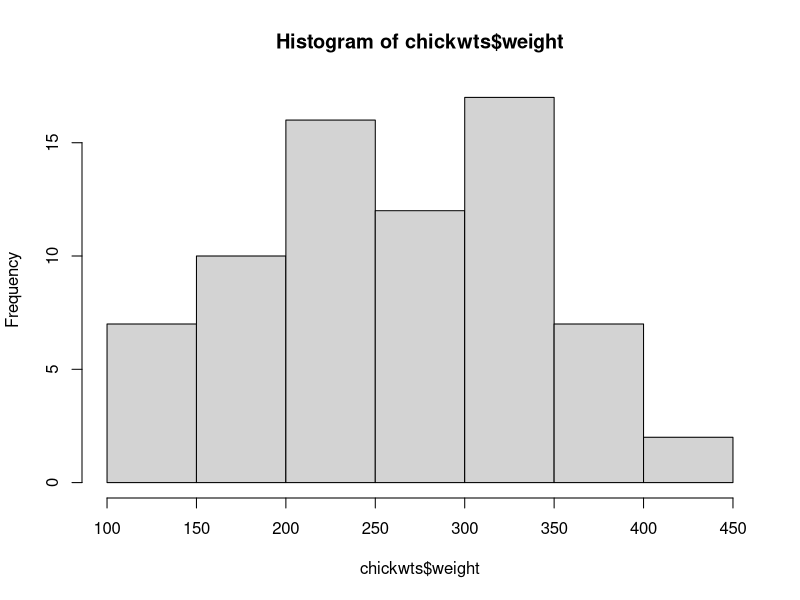
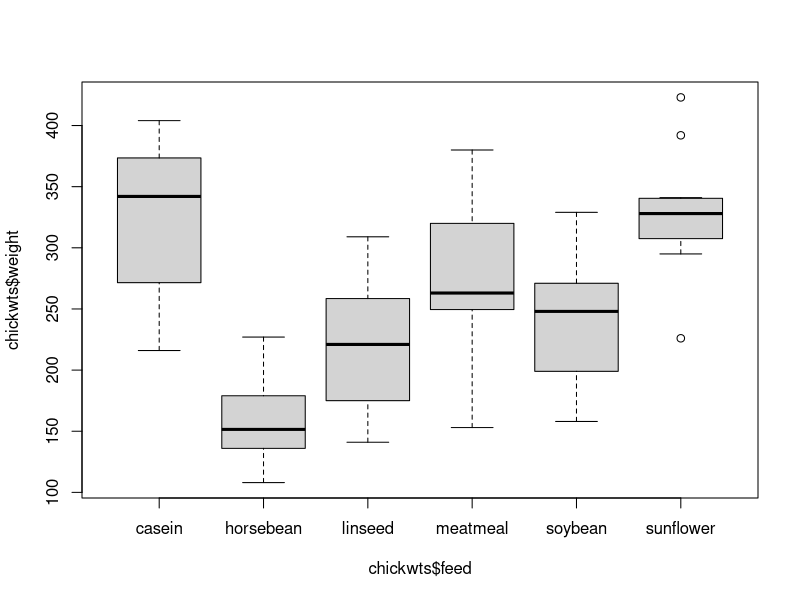
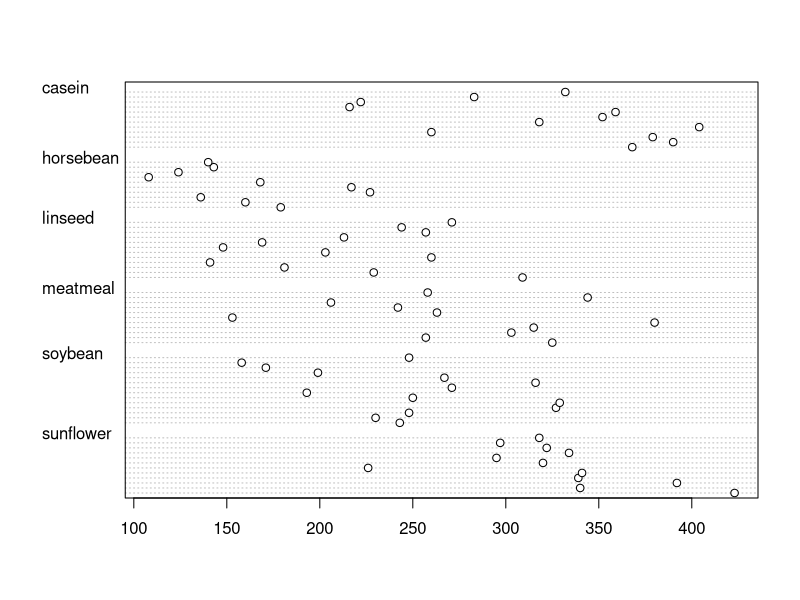
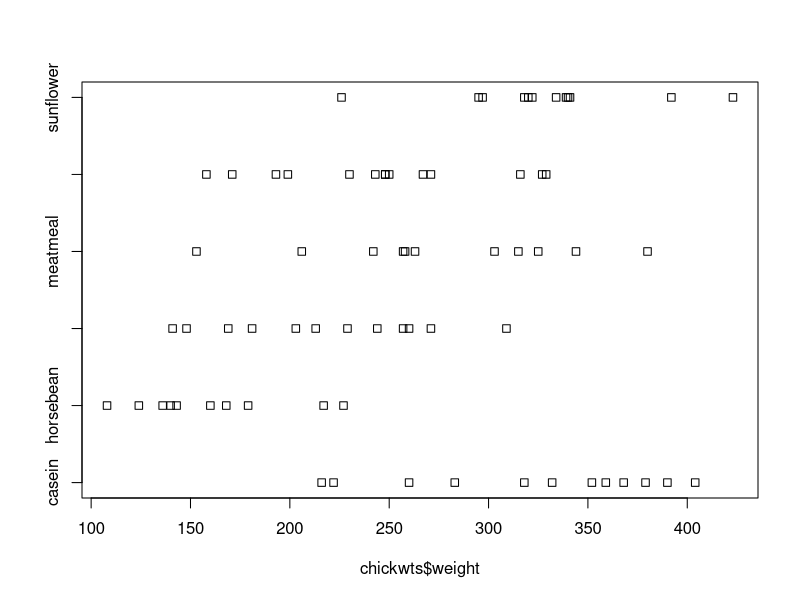
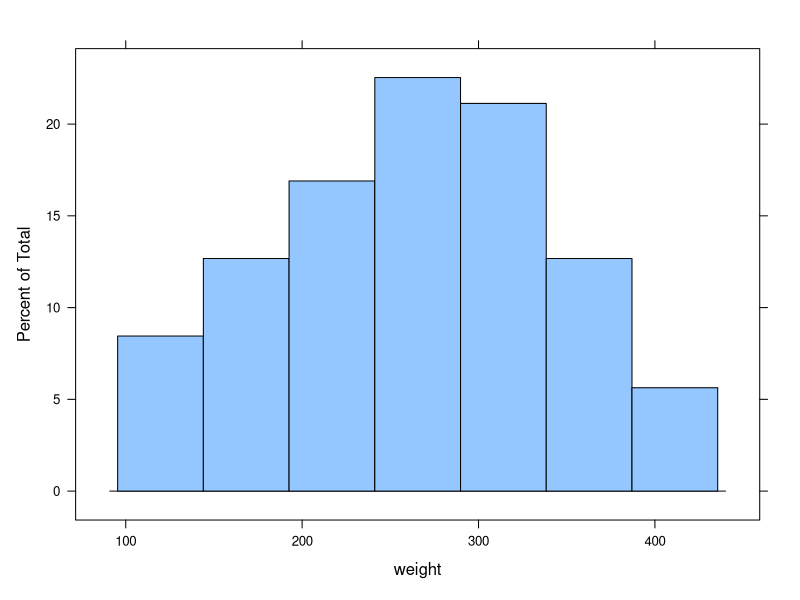
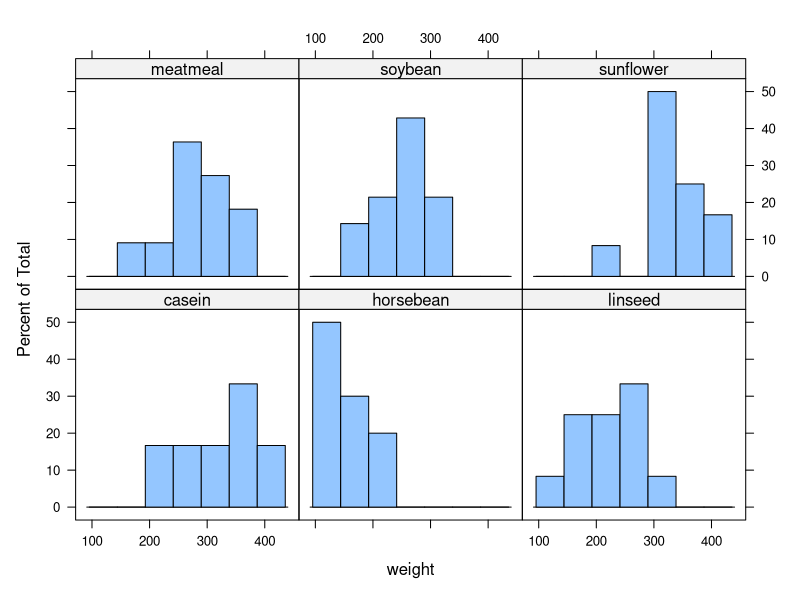
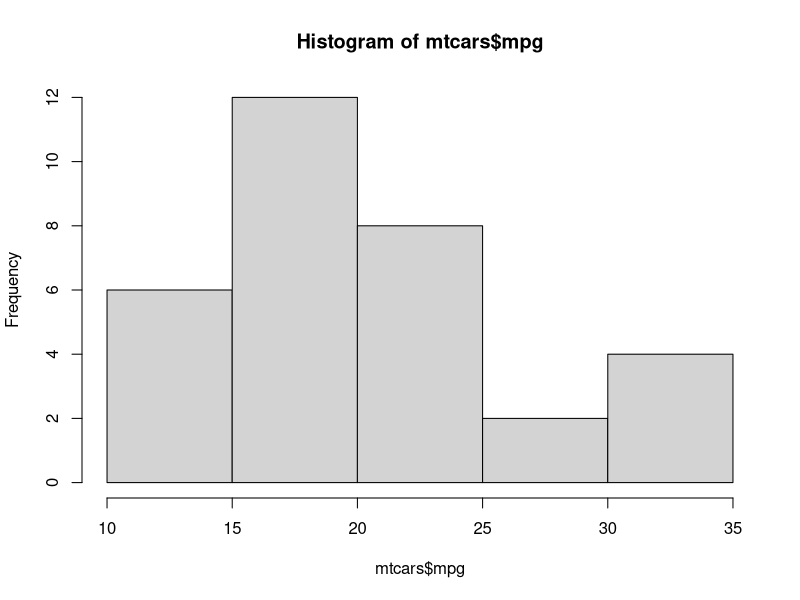
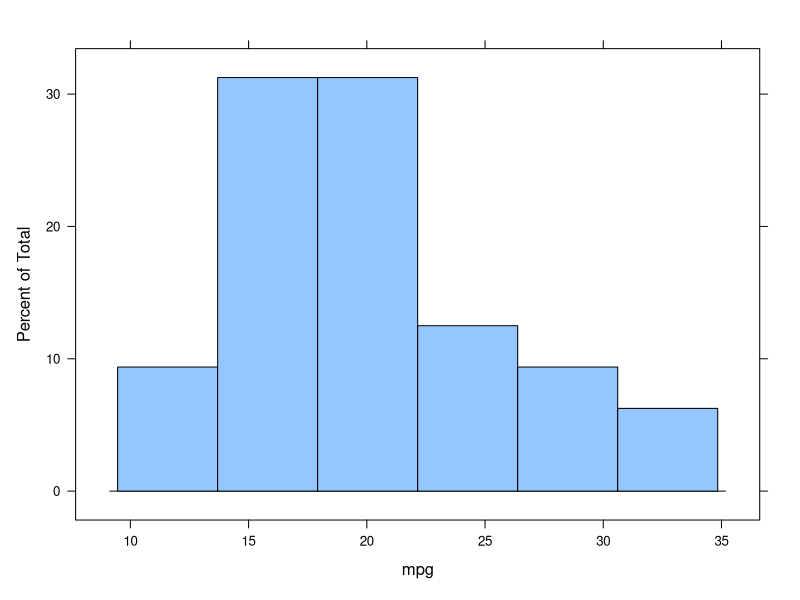

Write R code to recreate these figures, in order.
### The lattice package - by Deepayan Sarkar
###    - better defaults 
###    - ability to display multivariate relationships. 

### Trellis graphs - graphs that display a variable or the relationship 
# between variables, conditioned on one or more other variables.

### install Lattice Package


install.packages("lattice")
library(lattice)


# 1. Histogram - hist() || Lattice equivalent histogram()

# 2. Density plot - plot() || Lattice equivalent densityplot()

# 3. Box-Whisker Plot - boxplot() || Lattice equivalent bwplot() and 
# the same for violin plot

# 4. Bar Chart - barplot() || Lattice equivalent barchart()

# 5. Scatter Plot - plot() || Lattice equivalent xyplot() 
# and splom() scatter plot matrix | cloud() for 3D Plot

# 6. Dot Chart - dotchart() || Lattice equivalent dotplot()

# 7. Strip Chart - stripchart() || Lattice equivalent stripplot()


# ----------------------------------------------

# 1. Histogram - hist() || Lattice equivalent histogram()

# First example
hist(chickwts$weight)
boxplot(chickwts$weight ~ chickwts$feed)
dotchart(chickwts$weight, groups = chickwts$feed)
stripchart(chickwts$weight ~ chickwts$feed)

# lattice
histogram(~weight, data=chickwts)
histogram(~weight | feed, data=chickwts)



# Second Example
#Base command
hist(mtcars$mpg)

# Lattice command
histogram(~mpg, data = mtcars)
histogram(~mpg | factor(cyl), data = mtcars)
histogram(~mpg | factor(am), data = mtcars)

# if the factor is a continuous variable
histogram(~mpg | factor(wt), data = mtcars)

# Lets split hp into three ranges

wt.split <- equal.count(mtcars$wt, 3)
wt.split
histogram(~mpg | wt.split, data = mtcars)
histogram(~mpg | wt.split, data = mtcars, layout = c(1,3))
histogram(~mpg | wt.split, data = mtcars, layout = c(1,3), as.table=TRUE)

histogram(~mpg | wt.split + factor(am), data = mtcars)

# 0 = automatic, 1 = manual
histogram(~mpg | factor(am) + wt.split , data = mtcars, layout = c(1,6))

# ------------------------------

# 2. Density plot - plot() || Lattice equivalent densityplot()

# Base package commands
chden <- density(chickwts$weight)
plot(density(chickwts$weight))

#  Lattice

densityplot(~weight, data=chickwts)
densityplot(~weight, data=chickwts, plot.points = FALSE)

densityplot(~weight | feed, data=chickwts)

# mtcars
densityplot(~mpg | factor(cyl), data = mtcars)
densityplot(~mpg | factor(cyl), data = mtcars, layout = c(1,3))
densityplot(~mpg | factor(cyl), data = mtcars, groups = factor(am), 
            layout = c(1,3))
# change color
densityplot(~mpg | factor(cyl), data = mtcars, groups = factor(am), 
            layout = c(1,3), col= c("red", "green"))


# ----------------------------

#3. Box-Whisker Plot - boxplot() || Lattice equivalent bwplot()

boxplot(chickwts$weight)
boxplot(chickwts$weight ~ chickwts$feed)

bwplot(weight~feed, data = chickwts)

bwplot(~weight | factor(feed), data = chickwts)



bwplot(~weight | factor(feed), data = chickwts, notch = TRUE)
bwplot(~weight | factor(feed), data = chickwts, layout = c(2,3))
bwplot(~weight | factor(feed), data = chickwts, layout = c(1,6))

# Layout c(column, rows, pages)
bwplot(~weight | factor(feed), data = chickwts, layout = c(1,3,2))

# Violine Plot

bwplot(weight~feed, data = chickwts)

bwplot(weight~feed, data = chickwts, 
       panel = panel.violin)


# ----------------------------

# 4. Bar Chart - barplot() || Lattice equivalent barchart()

# Base Command

table(chickwts$feed)
barplot(table(chickwts$feed))

# Lattice
btab <- table(chickwts$feed)
barchart(~btab, data=chickwts)

# Second example

barchart(rownames(mtcars) ~ mpg, data=mtcars)

barchart(rownames(mtcars) ~ mpg | factor(gear), data=mtcars)
# 0 = automatic, 1 = manual
barchart(rownames(mtcars) ~ mpg | factor(gear) + factor (am), data=mtcars)

# ----------------------------

# 5. Scatter Plot - plot() || Lattice equivalent xyplot(), 
# splom() scatter matrix plot, cloud() 3D Plot
 
xyplot(mpg ~ wt, data = mtcars)

xyplot(mpg ~ wt, data = mtcars, grid=TRUE)

xyplot(mpg ~ wt, data = mtcars, grid=TRUE, type = c("p", "r"))
# Types - p = point, r = linear regression, smooth = smooth regression

xyplot(mpg ~ wt, data = mtcars, grid=TRUE, type = c("p", "smooth"))

xyplot(mpg ~ wt | factor(gear), data = mtcars, grid=TRUE, type = c("p", "smooth"))

xyplot(mpg ~ wt | factor(gear), data = mtcars, grid=TRUE, 
       type = c("p", "smooth"), col.line = "darkorange", lwd = 3)

# Changing Plot Character (pch=)
#1. Circle
#2. Triangle
#3. Plus
#4. Cross
#5. Diamond, 
#6. Reverese triangle
#7. Box and crossed

xyplot(mpg ~ wt | factor(gear), data = mtcars, grid=TRUE, 
       type = c("p", "smooth"), col.line = "darkorange", lwd = 3, pch=2)

# group by am
xyplot(mpg ~ wt | factor(gear), data = mtcars, type = c("p", "smooth"), 
       group = factor(am), lwd = 3,auto.key = TRUE)



# Scatter Plot Matrix - splom()


splom(chickwts)

splom(mtcars)

str(mtcars)
splom(mtcars[c(1,2,3,4,6)], type = c("p", "smooth"))

# 3D Plot - cloud() z ~ x * y

head(mtcars)
cloud(mpg ~ disp * wt, data = mtcars)

cloud(mpg ~ disp * wt, data = mtcars, group = factor(cyl), auto.key = TRUE)



# ---------------------------------

# 6 and 7. Dot and Strip Plot -  dotplot() , stripplot()

# Base command

dotchart(chickwts$weight, groups = chickwts$feed)

# Lattice

dotplot(feed~weight, data= chickwts)

dotplot(~weight | feed, data= chickwts)


stripplot(feed~weight, data= chickwts)


